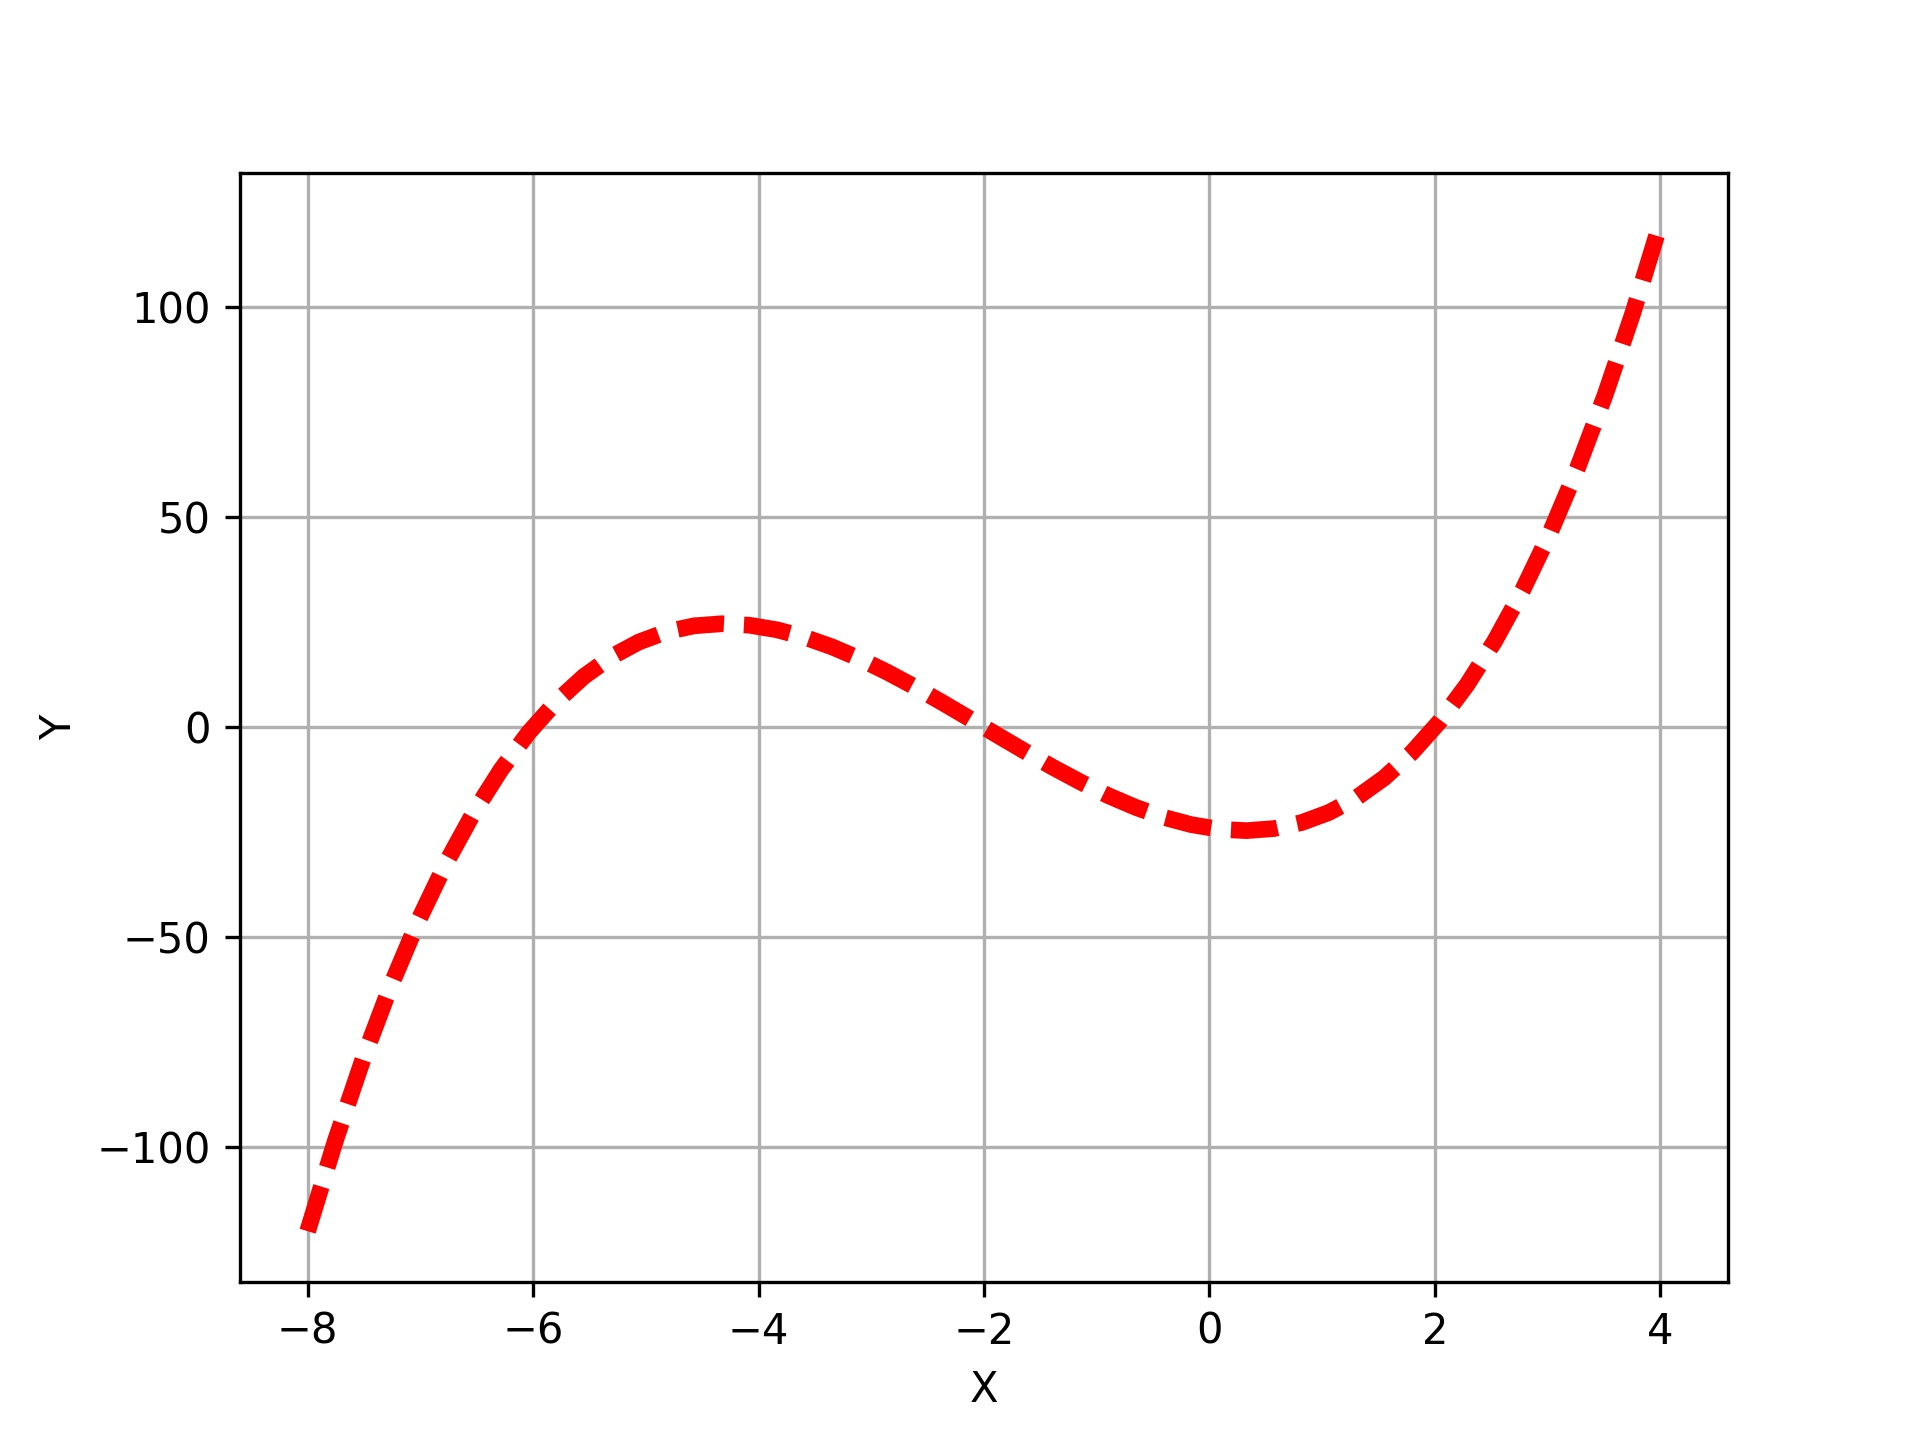

The script that saved this image:
# _*_ coding: utf-8 _*_

import numpy as np
import matplotlib.pyplot as plt

# offer initial x variable

x=np.linspace(-8,4)

# equations

y=x**3+6*x**2-4*x-24

# draw graph

plt.plot(x,y,'r',linestyle='--',linewidth=4.0)
plt.xlabel('X')
plt.ylabel('Y')
plt.grid(True)
plt.savefig('36.jpg',dpi=300)
plt.show()
print('plot done')

# find roots number

print(np.sum(y[0:-2]*y[1:-1] < 0))

# method two used ODE function to solve the derivative of initial functions

from pycse import odelay

# define functions

def fprime(f,x):
    return 3.0*x**2+12.0*x-4.0

def event(f,x):
    value=f # we want f =0
    isterminal=False
    direction=0
    return value,isterminal,direction

xspan=np.linspace(-8,4)

f0=-120

X,F,TE,YE,IE=odelay(fprime,f0,xspan,events=[event])
for te,ye in zip(TE,YE):
    print('root round at x ={0:1.3f},f={1:1.3f}'.format(te,float(ye)))

print('ODE done')
